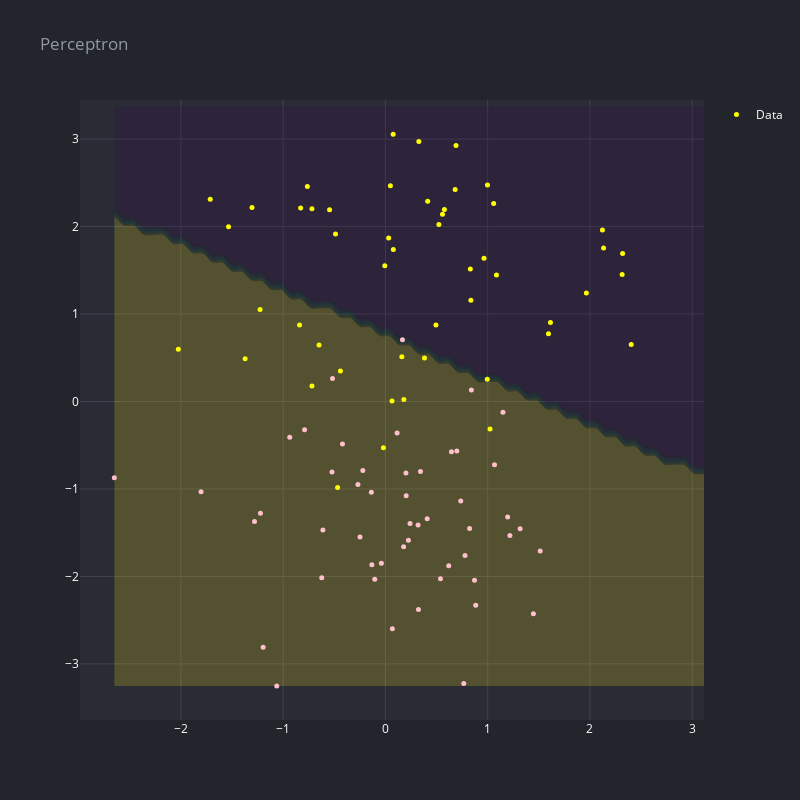

Notebook cell for this chart:
### Code cell
X,y  = make_classification(n_classes=2, n_clusters_per_class=2, random_state=42, n_samples=100, class_sep=1.5, shift=0)
X = X[:,:2]

X_train, X_test, y_train, y_test = train_test_split(X,y)

std_clf = make_pipeline(StandardScaler(), Perceptron(n_jobs=-1, tol=1e-3, random_state=42))
std_clf.fit(X_train, y_train)



# create a mesh to plot in
x_min, x_max = X[:, 0].min(), X[:, 0].max()+1
y_min, y_max = X[:, 1].min(), X[:, 1].max()
h = 0.1
xx, yy = np.meshgrid(np.arange(x_min, x_max, h),np.arange(y_min, y_max, h))

Z = std_clf.predict(np.c_[xx.ravel(), yy.ravel()])
Z = Z.reshape(xx.shape)

fig = go.Figure(data=[
    scatter(X[:,0], X[:,1], 'Data', mode='markers', size=5, opacity=1, color = [['yellow', 'pink', 'orange', 'white'][a] for a in y]),
    go.Contour(
        z=Z,
        x=np.linspace(x_min, x_max, Z.shape[0]),
        y=np.linspace(y_min, y_max, Z.shape[1]),
        #contours_coloring='lines',
        opacity=0.2,
        showlegend=False,
        showscale=False,
        colorscale='viridis',
    )
    ])
render(fig, title='Perceptron', height=800, width=800)

### Figure 1 — Plotly figure (JSON) as saved in the notebook; plotly's stock layout.template omitted (floating-point values rounded to 4 significant figures; data arrays with more than 128 entries replaced by an {"elided": "..."} marker saying what was removed)
{"data": [{"marker": {"color": ["yellow", "yellow", "pink", "pink", "yellow", "yellow", "yellow", "pink", "yellow", "pink", "pink", "yellow", "yellow", "yellow", "pink", "pink", "pink", "yellow", "yellow", "pink", "pink", "yellow", "yellow", "yellow", "yellow", "pink", "pink", "yellow", "pink", "yellow", "yellow", "yellow", "yellow", "yellow", "yellow", "pink", "yellow", "yellow", "pink", "pink", "pink", "yellow", "pink", "yellow", "yellow", "pink", "pink", "yellow", "yellow", "pink", "pink", "pink", "yellow", "pink", "yellow", "yellow", "pink", "pink", "yellow", "pink", "pink", "pink", "pink", "pink", "yellow", "pink", "yellow", "yellow", "pink", "yellow", "pink", "yellow", "pink", "yellow", "pink", "pink", "pink", "yellow", "yellow", "yellow", "pink", "yellow", "pink", "yellow", "pink", "pink", "pink", "pink", "pink", "yellow", "yellow", "pink", "yellow", "pink", "pink", "yellow", "pink", "pink", "yellow", "yellow"], "size": 5}, "mode": "markers", "name": "Data", "opacity": 1, "type": "scatter", "x": [-2.025, 1.614, 0.1665, 0.6982, 0.1799, -1.226, 1.965, 1.149, 0.6901, -0.5227, 0.2247, -0.4876, 0.06447, -0.7184, 0.8406, -1.062, -0.2487, 0.682, -0.44, -1.222, 1.447, 2.403, 0.996, 1.058, 0.3819, -2.651, 1.067, 0.07737, 0.06786, 0.4134, 0.1606, 0.9639, -1.304, 0.3269, -1.372, 0.4083, -0.01964, 0.5583, 0.3232, 0.8831, -0.7905, -0.6493, -0.1374, -0.829, 0.998, -0.1326, 0.2029, -0.7633, 2.319, 0.7784, 0.3192, -0.4202, 1.023, 0.7661, 1.595, -1.713, 0.3427, 1.195, -0.4677, 0.5383, -0.9354, 0.8713, 0.8232, -1.196, -0.5462, 0.1777, 0.032, 2.133, -0.2689, 0.0758, -0.6226, 0.04852, 0.2408, 0.5766, 1.217, 1.513, -0.1044, 0.8303, -0.7184, 2.315, -1.803, -0.8397, 0.6455, 0.8357, -1.28, 0.7368, 1.317, 0.1142, -0.5176, 2.122, 0.5228, 0.6192, 0.494, 0.2006, -0.6115, -1.534, -0.221, -0.03956, 1.086, -0.006071], "y": [0.5971, 0.9039, 0.7066, -0.5647, 0.02191, 1.051, 1.241, -0.1236, 2.926, -0.8056, -1.585, 1.915, 0.004629, 2.204, 0.1313, -3.251, -1.549, 2.424, 0.35, -1.278, -2.427, 0.6531, 0.2547, 2.264, 0.4987, -0.8721, -0.7234, 1.739, -2.598, 2.291, 0.5125, 1.638, 2.219, 2.972, 0.4881, -1.341, -0.5293, 2.141, -2.377, -2.331, -0.3227, 0.6464, -1.036, 2.211, 2.476, -1.866, -1.077, 2.458, 1.693, -1.759, -1.412, -0.4844, -0.3142, -3.223, 0.7751, 2.312, -0.8006, -1.319, -0.9842, -2.025, -0.4082, -2.043, -1.451, -2.809, 2.191, -1.661, 1.869, 1.755, -0.9483, 3.057, -2.015, 2.466, -1.395, 2.196, -1.531, -1.709, -2.032, 1.514, 0.1771, 1.451, -1.031, 0.8756, -0.5733, 1.156, -1.373, -1.136, -1.453, -0.3614, 0.2629, 1.96, 2.023, -1.879, 0.8747, -0.8168, -1.469, 1.999, -0.7896, -1.849, 1.447, 1.553]}, {"autocontour": true, "colorscale": [[0, "#440154"], [0.1111, "#482878"], [0.2222, "#3e4989"], [0.3333, "#31688e"], [0.4444, "#26828e"], [0.5556, "#1f9e89"], [0.6667, "#35b779"], [0.7778, "#6ece58"], [0.8889, "#b5de2b"], [1, "#fde725"]], "contours": {"end": 0.9, "size": 0.1, "start": 0.1}, "opacity": 0.2, "showlegend": false, "showscale": false, "type": "contour", "x": [-2.651, -2.555, -2.459, -2.363, -2.267, -2.17, -2.074, -1.978, -1.882, -1.786, -1.69, -1.594, -1.498, -1.402, -1.306, -1.209, -1.113, -1.017, -0.9211, -0.825, -0.7289, -0.6328, -0.5367, -0.4406, -0.3445, -0.2484, -0.1523, -0.05623, 0.03987, 0.136, 0.2321, 0.3282, 0.4243, 0.5204, 0.6165, 0.7126, 0.8087, 0.9048, 1.001, 1.097, 1.193, 1.289, 1.385, 1.481, 1.577, 1.674, 1.77, 1.866, 1.962, 2.058, 2.154, 2.25, 2.346, 2.442, 2.539, 2.635, 2.731, 2.827, 2.923, 3.019, 3.115, 3.211, 3.307, 3.403], "y": [-3.251, -3.146, -3.041, -2.936, -2.831, -2.726, -2.62, -2.515, -2.41, -2.305, -2.2, -2.095, -1.99, -1.884, -1.779, -1.674, -1.569, -1.464, -1.359, -1.254, -1.148, -1.043, -0.9382, -0.833, -0.7279, -0.6228, -0.5176, -0.4125, -0.3073, -0.2022, -0.09707, 0.008072, 0.1132, 0.2183, 0.3235, 0.4286, 0.5338, 0.6389, 0.744, 0.8492, 0.9543, 1.059, 1.165, 1.27, 1.375, 1.48, 1.585, 1.69, 1.795, 1.901, 2.006, 2.111, 2.216, 2.321, 2.426, 2.531, 2.637, 2.742, 2.847, 2.952, 3.057], "z": {"elided": "64x61 int values"}}], "layout": {"height": 800, "legend": {"font": {"color": "#ffffff"}}, "paper_bgcolor": "#22252B", "plot_bgcolor": "#292C34", "showlegend": true, "title": {"font": {"color": "#9398A4"}, "text": "Perceptron"}, "width": 800, "xaxis": {"autorange": true, "gridcolor": "#3F434F", "range": [-2.987, 3.115], "tickfont": {"color": "#ffffff"}, "title": {"font": {"color": "#ffffff"}}, "type": "linear", "zeroline": false}, "yaxis": {"autorange": true, "gridcolor": "#3F434F", "range": [-3.641, 3.447], "tickfont": {"color": "#ffffff"}, "title": {"font": {"color": "#ffffff"}}, "type": "linear", "zeroline": false}}}
